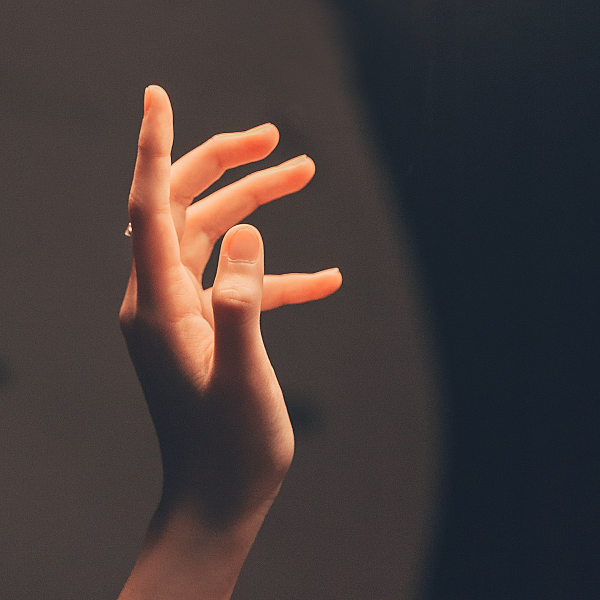
#> input picture OpenCV/images/hand.jpg, 1200 x 1200 px, found by its file name (shown at 1/2 size)
$ python convex_hull.py
#> lines starting #> are read from the running program, lines starting #| are printed output that depends on the picture; after the words box and inside, x2 and y2 are one past the last pixel; in counts of white or black regions, pixels touching at a corner belong together
import cv2 as cv
import numpy as np

img = cv.imread("/home/abdullah/Desktop/OpenCV/OpenCV/images/hand.jpg")
#> img is the input picture: shape (1200, 1200, 3); mean B, G, R 57, 58, 68.5
height, width = img.shape[:2]
#> height = 1200; width = 1200
cv.resize(img,(0,0), fx = 0.1, fy = 0.1)

# resize the image
scale_percent = 50
width = int(img.shape[1] * scale_percent / 100)
#> width = 600
height = int(img.shape[0] * scale_percent / 100)
#> height = 600
dsize = (width, height)
#> dsize = (600, 600)
img = cv.resize(img, dsize)
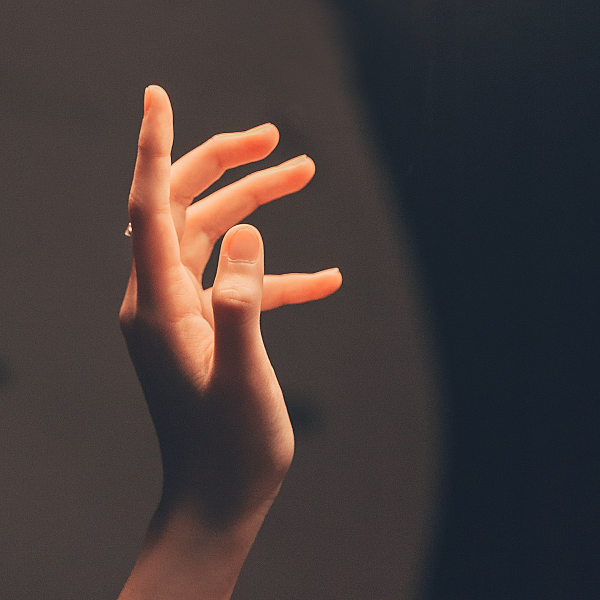
#> img: shape (600, 600, 3); mean B, G, R 57.1, 58.1, 68.6

# thresholding
gray = cv.cvtColor(img, cv.COLOR_BGR2GRAY)
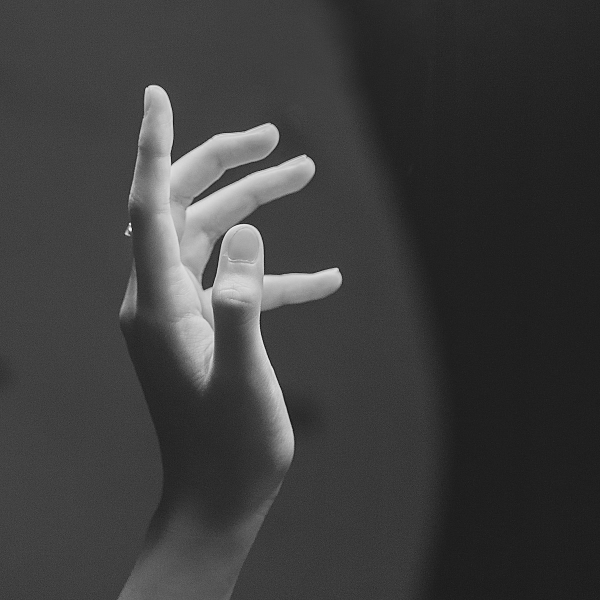
#> gray: shape (600, 600); min 14, max 242, mean 61.2
blur = cv.blur(gray, (7,7))
ret, thresh = cv.threshold(blur, 68, 255, cv.THRESH_BINARY)
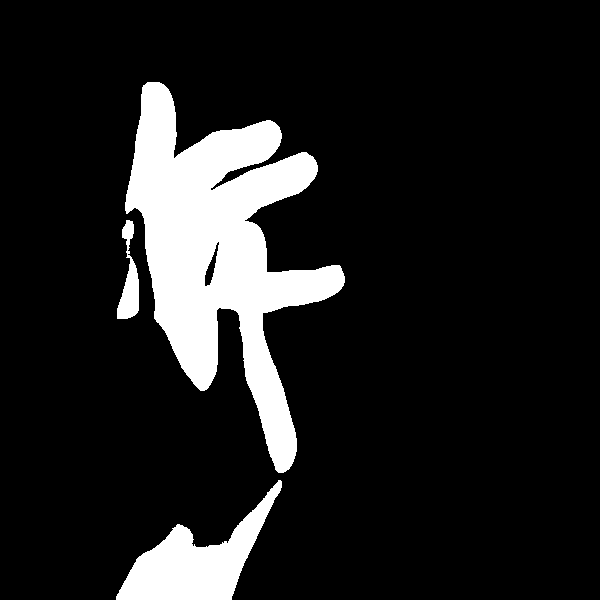
#> thresh: shape (600, 600); 12.4% white; 3 white regions

contours, hierarchy = cv.findContours(thresh, cv.RETR_TREE, cv.CHAIN_APPROX_SIMPLE)
#> contours = 4 contours; box (x1, y1, x2, y2) and area: (125, 82, 345, 473) 35348, (116, 480, 282, 600) 7482, (117, 220, 139, 319) 982, (204, 241, 220, 287) 258

# we create a list for convex hull points
hull = []

# We're adding convex hull points to the list with for loop. But we add the indices with the false parameter.
for i in range(len(contours)):
    hull.append(cv.convexHull(contours[i], False))
#> this loop made 4 passes
#> after the loop, hull = 4 contours; box (x1, y1, x2, y2) and area: (125, 82, 345, 473) 56184, (116, 480, 282, 600) 10178, (117, 220, 139, 319) 1606, (204, 241, 220, 287) 298

# canvas = np.zeros((thresh.shape[0], thresh.shape[1], 3), np.uint8)
for i in range(len(contours)):
    cv.drawContours(img, hull, -1, (0, 255, 0))
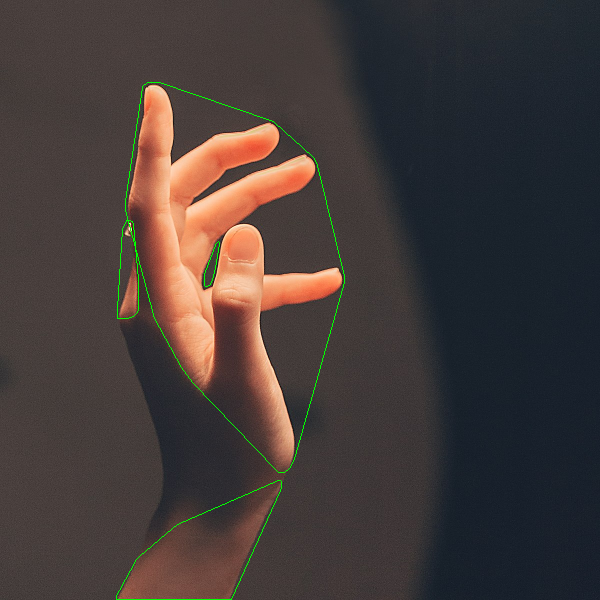
#> img: shape (600, 600, 3); 0.44% of pixels changed, all inside (x1, y1, x2, y2) = (116, 82, 345, 600)

cv.imshow("HULL", img)

cv.waitKey(0)
cv.destroyAllWindows()
